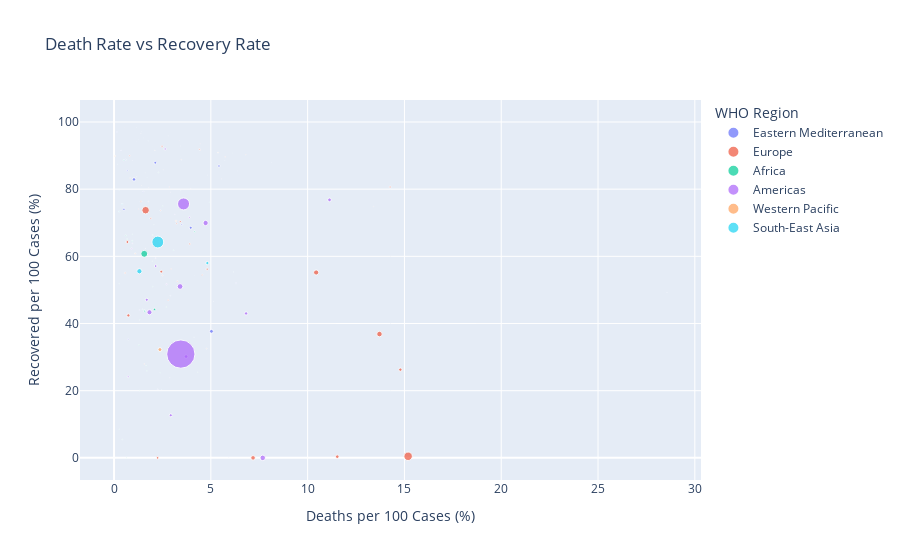

Notebook code for this chart:
### Code cell
import plotly.express as px

fig = px.scatter(
    data,
    x='Deaths / 100 Cases',
    y='Recovered / 100 Cases',
    color='WHO Region',
    size='Active',
    hover_name='Country/Region',
    title='Death Rate vs Recovery Rate',
    labels={
        'Deaths / 100 Cases': 'Deaths per 100 Cases (%)',
        'Recovered / 100 Cases': 'Recovered per 100 Cases (%)'
    }
)

fig.show()

### Figure 1 — Plotly figure (JSON) as saved in the notebook; plotly's stock layout.template omitted (floating-point values rounded to 4 significant figures)
{"data": [{"hovertemplate": "<b>%{hovertext}</b><br><br>WHO Region=Eastern Mediterranean<br>Deaths per 100 Cases (%)=%{x}<br>Recovered per 100 Cases (%)=%{y}<br>Active=%{marker.size}<extra></extra>", "hovertext": ["Afghanistan", "Bahrain", "Djibouti", "Egypt", "Iran", "Iraq", "Jordan", "Kuwait", "Lebanon", "Libya", "Morocco", "Oman", "Pakistan", "Qatar", "Saudi Arabia", "Somalia", "Sudan", "Syria", "Tunisia", "United Arab Emirates", "West Bank and Gaza", "Yemen"], "legendgroup": "Eastern Mediterranean", "marker": {"color": "#636efa", "size": [9796, 3231, 24, 52992, 22550, 30983, 124, 8884, 2122, 2186, 4018, 19637, 27421, 3104, 43238, 1560, 4765, 634, 248, 6322, 6791, 375], "sizemode": "area", "sizeref": 7041.0, "symbol": "circle"}, "mode": "markers", "name": "Eastern Mediterranean", "orientation": "v", "showlegend": true, "type": "scatter", "x": [3.5, 0.36, 1.15, 5.03, 5.42, 3.96, 0.94, 0.68, 1.31, 2.26, 1.51, 0.51, 2.13, 0.15, 1.03, 2.91, 6.3, 5.93, 3.44, 0.58, 0.73, 28.56], "xaxis": "x", "y": [69.49, 91.46, 98.38, 37.67, 86.9, 68.52, 88.52, 85.52, 44.02, 20.41, 79.25, 74.01, 87.87, 97.02, 82.9, 48.28, 51.99, 0, 79.52, 88.73, 35.33, 49.26], "yaxis": "y"}, {"hovertemplate": "<b>%{hovertext}</b><br><br>WHO Region=Europe<br>Deaths per 100 Cases (%)=%{x}<br>Recovered per 100 Cases (%)=%{y}<br>Active=%{marker.size}<extra></extra>", "hovertext": ["Albania", "Andorra", "Armenia", "Austria", "Azerbaijan", "Belarus", "Belgium", "Bosnia and Herzegovina", "Bulgaria", "Croatia", "Cyprus", "Czechia", "Denmark", "Estonia", "Finland", "France", "Georgia", "Germany", "Greece", "Greenland", "Holy See", "Hungary", "Iceland", "Ireland", "Israel", "Italy", "Kazakhstan", "Kosovo", "Kyrgyzstan", "Latvia", "Liechtenstein", "Lithuania", "Luxembourg", "Malta", "Moldova", "Monaco", "Montenegro", "Netherlands", "North Macedonia", "Norway", "Poland", "Portugal", "Romania", "Russia", "San Marino", "Serbia", "Slovakia", "Slovenia", "Spain", "Sweden", "Switzerland", "Tajikistan", "Turkey", "Ukraine", "United Kingdom", "Uzbekistan"], "legendgroup": "Europe", "marker": {"color": "#EF553B", "size": [1991, 52, 10014, 1599, 6781, 6221, 39154, 5274, 4689, 806, 189, 3715, 543, 42, 149, 108928, 199, 7673, 2651, 1, 0, 523, 21, 764, 36378, 12581, 29659, 3201, 10790, 143, 4, 319, 1384, 27, 6252, 8, 2039, 47064, 4183, 125, 8870, 13205, 17902, 201097, 0, 23598, 537, 238, 93613, 73695, 1599, 1147, 10920, 28258, 254427, 9414], "sizemode": "area", "sizeref": 7041.0, "symbol": "circle"}, "mode": "markers", "name": "Europe", "orientation": "v", "showlegend": true, "type": "scatter", "x": [2.95, 5.73, 1.9, 3.47, 1.39, 0.8, 14.79, 2.8, 3.27, 2.85, 1.79, 2.4, 4.45, 3.39, 4.45, 13.71, 1.41, 4.41, 4.78, 0, 0, 13.4, 0.54, 6.81, 0.74, 14.26, 0.69, 2.5, 3.91, 2.54, 1.16, 3.96, 1.77, 1.28, 3.23, 3.45, 1.56, 11.53, 4.56, 2.79, 3.86, 3.42, 4.81, 1.63, 6.01, 2.25, 1.28, 5.56, 10.44, 7.18, 5.74, 0.83, 2.48, 2.44, 15.19, 0.57], "xaxis": "x", "y": [56.25, 88.53, 71.32, 88.75, 76.34, 89.95, 26.27, 46.96, 52.58, 80.64, 80.38, 73.65, 91.6, 94.54, 93.54, 36.86, 81.09, 91.89, 32.51, 92.86, 100, 74.84, 98.33, 90.24, 42.41, 80.64, 64.27, 54.32, 63.69, 85.73, 94.19, 80.24, 76.33, 94.86, 69.77, 89.66, 27.96, 0.35, 54.48, 95.84, 75.7, 70.33, 56.19, 73.74, 93.99, 0, 74.09, 83.04, 55.2, 0, 89.62, 83.32, 92.71, 55.45, 0.48, 55.04], "yaxis": "y"}, {"hovertemplate": "<b>%{hovertext}</b><br><br>WHO Region=Africa<br>Deaths per 100 Cases (%)=%{x}<br>Recovered per 100 Cases (%)=%{y}<br>Active=%{marker.size}<extra></extra>", "hovertext": ["Algeria", "Angola", "Benin", "Botswana", "Burkina Faso", "Burundi", "Cabo Verde", "Cameroon", "Central African Republic", "Chad", "Comoros", "Congo (Brazzaville)", "Congo (Kinshasa)", "Cote d'Ivoire", "Equatorial Guinea", "Eritrea", "Eswatini", "Ethiopia", "Gabon", "Gambia", "Ghana", "Guinea", "Guinea-Bissau", "Kenya", "Lesotho", "Liberia", "Madagascar", "Malawi", "Mali", "Mauritania", "Mauritius", "Mozambique", "Namibia", "Niger", "Nigeria", "Rwanda", "Sao Tome and Principe", "Senegal", "Seychelles", "Sierra Leone", "South Africa", "South Sudan", "Tanzania", "Togo", "Uganda", "Western Sahara", "Zambia", "Zimbabwe"], "legendgroup": "Africa", "marker": {"color": "#00cc96", "size": [7973, 667, 699, 674, 121, 76, 756, 2180, 2994, 37, 19, 2317, 2936, 5198, 2178, 74, 1257, 7933, 2458, 252, 3655, 753, 1125, 9857, 365, 449, 3339, 1920, 476, 1399, 2, 1690, 1734, 36, 22117, 899, 117, 3093, 75, 400, 170537, 1084, 305, 249, 140, 1, 1597, 2126], "sizemode": "area", "sizeref": 7041.0, "symbol": "circle"}, "mode": "markers", "name": "Africa", "orientation": "v", "showlegend": true, "type": "scatter", "x": [4.16, 4.32, 1.98, 0.27, 4.82, 0.26, 0.95, 2.29, 1.28, 8.13, 1.98, 1.69, 2.35, 0.61, 1.66, 0, 1.47, 1.57, 0.68, 2.45, 0.5, 0.64, 1.33, 1.59, 2.38, 6.17, 0.94, 2.7, 4.93, 2.51, 2.91, 0.65, 0.43, 6.1, 2.09, 0.27, 1.62, 1.99, 0, 3.7, 1.56, 2, 4.13, 2.06, 0.18, 10, 3.08, 1.33], "xaxis": "x", "y": [67.34, 25.47, 58.53, 8.53, 84.18, 79.63, 66.58, 84.97, 33.62, 87.85, 92.66, 25.91, 64.45, 66.18, 27.42, 72.08, 44.26, 43.9, 65.13, 20.25, 88.63, 88.69, 41.1, 43.58, 25.35, 55.36, 64.6, 44.9, 76.12, 74.95, 96.51, 0, 5.48, 90.72, 44.2, 51.89, 84.86, 66.34, 34.21, 73.86, 60.75, 50.98, 35.95, 69.45, 87.41, 80, 61.84, 20.04], "yaxis": "y"}, {"hovertemplate": "<b>%{hovertext}</b><br><br>WHO Region=Americas<br>Deaths per 100 Cases (%)=%{x}<br>Recovered per 100 Cases (%)=%{y}<br>Active=%{marker.size}<extra></extra>", "hovertext": ["Antigua and Barbuda", "Argentina", "Bahamas", "Barbados", "Belize", "Bolivia", "Brazil", "Canada", "Chile", "Colombia", "Costa Rica", "Cuba", "Dominica", "Dominican Republic", "Ecuador", "El Salvador", "Grenada", "Guatemala", "Guyana", "Haiti", "Honduras", "Jamaica", "Mexico", "Nicaragua", "Panama", "Paraguay", "Peru", "Saint Kitts and Nevis", "Saint Lucia", "Saint Vincent and the Grenadines", "Suriname", "Trinidad and Tobago", "US", "Uruguay", "Venezuela"], "legendgroup": "Americas", "marker": {"color": "#ab63fa", "size": [18, 91782, 280, 9, 20, 47056, 508116, 107514, 18782, 117163, 11902, 94, 0, 32869, 40733, 6849, 0, 11093, 188, 2817, 33536, 129, 47657, 839, 25034, 1600, 98752, 2, 2, 13, 534, 12, 2816444, 216, 5883], "sizemode": "area", "sizeref": 7041.0, "symbol": "circle"}, "mode": "markers", "name": "Americas", "orientation": "v", "showlegend": true, "type": "scatter", "x": [3.49, 1.83, 2.88, 6.36, 4.17, 3.72, 3.59, 7.68, 2.64, 3.41, 0.73, 3.44, 0, 1.69, 6.82, 2.71, 0, 3.89, 5.14, 2.15, 2.93, 1.17, 11.13, 3.14, 2.15, 0.95, 4.73, 0, 0, 0, 1.62, 5.41, 3.45, 2.91, 0.91], "xaxis": "x", "y": [75.58, 43.35, 23.82, 85.45, 54.17, 30.17, 75.61, 0, 91.96, 51.02, 24.14, 92.85, 100, 47.08, 43, 51.73, 100, 71.63, 46.53, 59.47, 12.68, 83.7, 76.82, 72.46, 57.1, 63.87, 69.93, 88.24, 91.67, 75, 62.37, 86.49, 30.9, 79.12, 62.29], "yaxis": "y"}, {"hovertemplate": "<b>%{hovertext}</b><br><br>WHO Region=Western Pacific<br>Deaths per 100 Cases (%)=%{x}<br>Recovered per 100 Cases (%)=%{y}<br>Active=%{marker.size}<extra></extra>", "hovertext": ["Australia", "Brunei", "Cambodia", "China", "Fiji", "Japan", "Laos", "Malaysia", "Mongolia", "New Zealand", "Papua New Guinea", "Philippines", "Singapore", "South Korea", "Taiwan*", "Vietnam"], "legendgroup": "Western Pacific", "marker": {"color": "#FFA15A", "size": [5825, 0, 79, 3258, 9, 8174, 1, 179, 67, 21, 51, 53649, 5119, 896, 15, 66], "sizemode": "area", "sizeref": 7041.0, "symbol": "circle"}, "mode": "markers", "name": "Western Pacific", "orientation": "v", "showlegend": true, "type": "scatter", "x": [1.09, 2.13, 0, 5.37, 0, 3.2, 0, 1.39, 0, 1.41, 0, 2.37, 0.05, 2.11, 1.52, 0], "xaxis": "x", "y": [60.84, 97.87, 65.04, 90.88, 66.67, 70.55, 95, 96.6, 76.82, 97.24, 17.74, 32.24, 89.88, 91.58, 95.24, 84.69], "yaxis": "y"}, {"hovertemplate": "<b>%{hovertext}</b><br><br>WHO Region=South-East Asia<br>Deaths per 100 Cases (%)=%{x}<br>Recovered per 100 Cases (%)=%{y}<br>Active=%{marker.size}<extra></extra>", "hovertext": ["Bangladesh", "Bhutan", "Burma", "India", "Indonesia", "Maldives", "Nepal", "Sri Lanka", "Thailand", "Timor-Leste"], "legendgroup": "South-East Asia", "marker": {"color": "#19d3f3", "size": [97577, 13, 52, 495499, 37292, 807, 4950, 673, 128, 24], "sizemode": "area", "sizeref": 7041.0, "symbol": "circle"}, "mode": "markers", "name": "South-East Asia", "orientation": "v", "showlegend": true, "type": "scatter", "x": [1.31, 0, 1.71, 2.26, 4.82, 0.45, 0.26, 0.39, 1.76, 0], "xaxis": "x", "y": [55.56, 86.87, 83.43, 64.26, 58, 75.6, 73.35, 75.61, 94.36, 0], "yaxis": "y"}], "layout": {"legend": {"itemsizing": "constant", "title": {"text": "WHO Region"}, "tracegroupgap": 0}, "title": {"text": "Death Rate vs Recovery Rate"}, "xaxis": {"anchor": "y", "domain": [0, 1], "title": {"text": "Deaths per 100 Cases (%)"}}, "yaxis": {"anchor": "x", "domain": [0, 1], "title": {"text": "Recovered per 100 Cases (%)"}}}}
